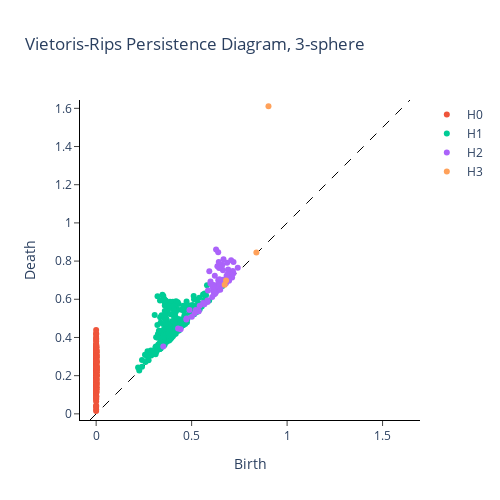

The notebook cell this image was saved under:
### Markdown cell above
Note: the Poincaré polynomial of a surface is the generating function of its Betti numbers. 

the Poincaré polynomial of an $n$-torus is $(1+x)^n$, by the Künneth theorem. The Betti numbers are therefore the binomial coefficients.

Thus for the $3$-torus, the non-zero Betti numbers are $(1,3,3,1)$.

### Code cell
fig_sphere3 = plot_diagram(
    vr_diagrams[-2],
    plotly_params={"title": "Vietoris-Rips Persistence Diagram, 3-sphere"},
)
fig_sphere3.update_layout(title="Vietoris-Rips Persistence Diagram, 3-sphere")
